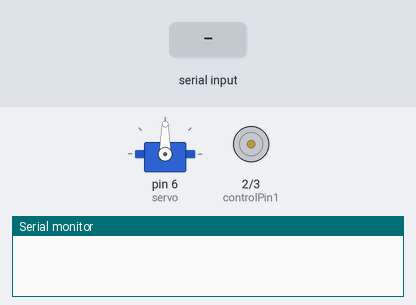
A sketch run on a simulated Arduino Uno, built with avr-gcc and run on an emulated ATmega328P. Shown: servo, motor-driver pin pairs drawn as motors (green arrow = first pin HIGH = forward, orange = second pin HIGH = backward, longer = more drive, scaled by the enable pin), the last lines printed to the serial monitor. The test bench sets the inputs (shaded band).

Above: at 1.2 s.
1.3 s: byte 30 received over Serial
At 1.6 s:
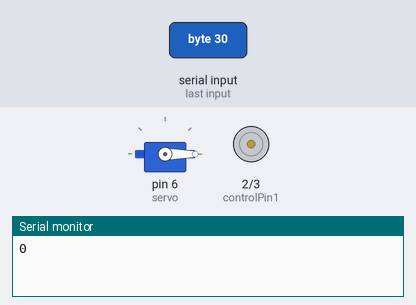
Timing chart, 0 to 4.3 s (numbered marks = the images above; inputs shaded):
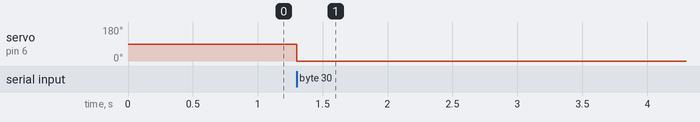

Measured:
- after the input at 1.3 s, servo on pin 6 (servo): 90° → 0° at once

The sketch:

Mouse_Motor_Speed_Control.ino
```cpp
#include <Servo.h>

const int controlPin1 = 2;
const int controlPin2 = 3;
const int enablePin = 5;
int currentValue = 0;
int values[] = {0,0,0,0};
int direction;
int onOff;
int speed;
int servoPos;
int incomingValue;
Servo servo;

void setup()  {
  pinMode (controlPin1, OUTPUT);
  pinMode (controlPin2, OUTPUT);
  pinMode (enablePin, OUTPUT);
  digitalWrite (enablePin, LOW);
  servo.attach(6);
  servo.write(90);
  Serial.begin(9600);
  Serial.setTimeout(0.5);
}

void loop() {
  if(Serial.available() > 0){
    incomingValue = Serial.read();
    values[currentValue] = incomingValue;
    currentValue++;
    if(currentValue > 3){
      currentValue = 0;
    }

    // after this point values[]
    // has the most recent set of
    // all values sent in from Processing
    //delay(40);

    direction = values[0];
    onOff = values[1];
    speed = values[2] * 3;
    servoPos = values[3] * 2;

    //Serial.println(servoPos + speed + onOff + direction);

    digitalWrite(controlPin1, LOW);
    digitalWrite(controlPin2, HIGH);

    Serial.println(servoPos);

    if(servoPos >= 105) {
      servo.write(servoPos);
    }
    else if(servoPos <= 75) {
      servo.write(servoPos);
    }
    else {
      servo.write(90);
    }

    if(direction == 0) {
      digitalWrite(controlPin1, LOW);
      digitalWrite(controlPin2, HIGH);
    }
    if(direction ==1) {
      digitalWrite(controlPin1, HIGH);
      digitalWrite(controlPin2, LOW);
    }
    if(onOff == 2) {
      analogWrite (enablePin, speed);
    }
    if(onOff ==3) {
      analogWrite (enablePin, 0);
    }
  }
}
```
